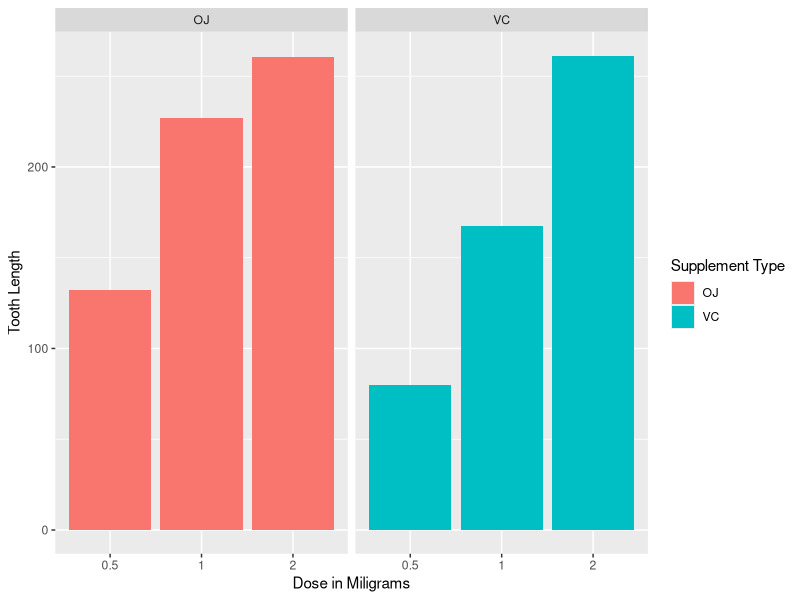

Source code (R):
## ---- chunk 1
setwd("D:\\Data Scientist\\Statiscal Inference\\Project")
## ---- chunk 2
library(datasets)
library(ggplot2)
ggplot(data=ToothGrowth, aes(x=as.factor(dose), y=len, fill=supp)) +
    geom_bar(stat="Identity",) +
    facet_grid(. ~ supp) +
    xlab("Dose in Miligrams") +
    ylab("Tooth Length") +
    guides(fill=guide_legend(title="Supplement Type"))
## ---- chunk 3
fit <- lm(len ~ dose + supp, data=ToothGrowth)
summary(fit)
## ---- chunk 4
confint(fit)
